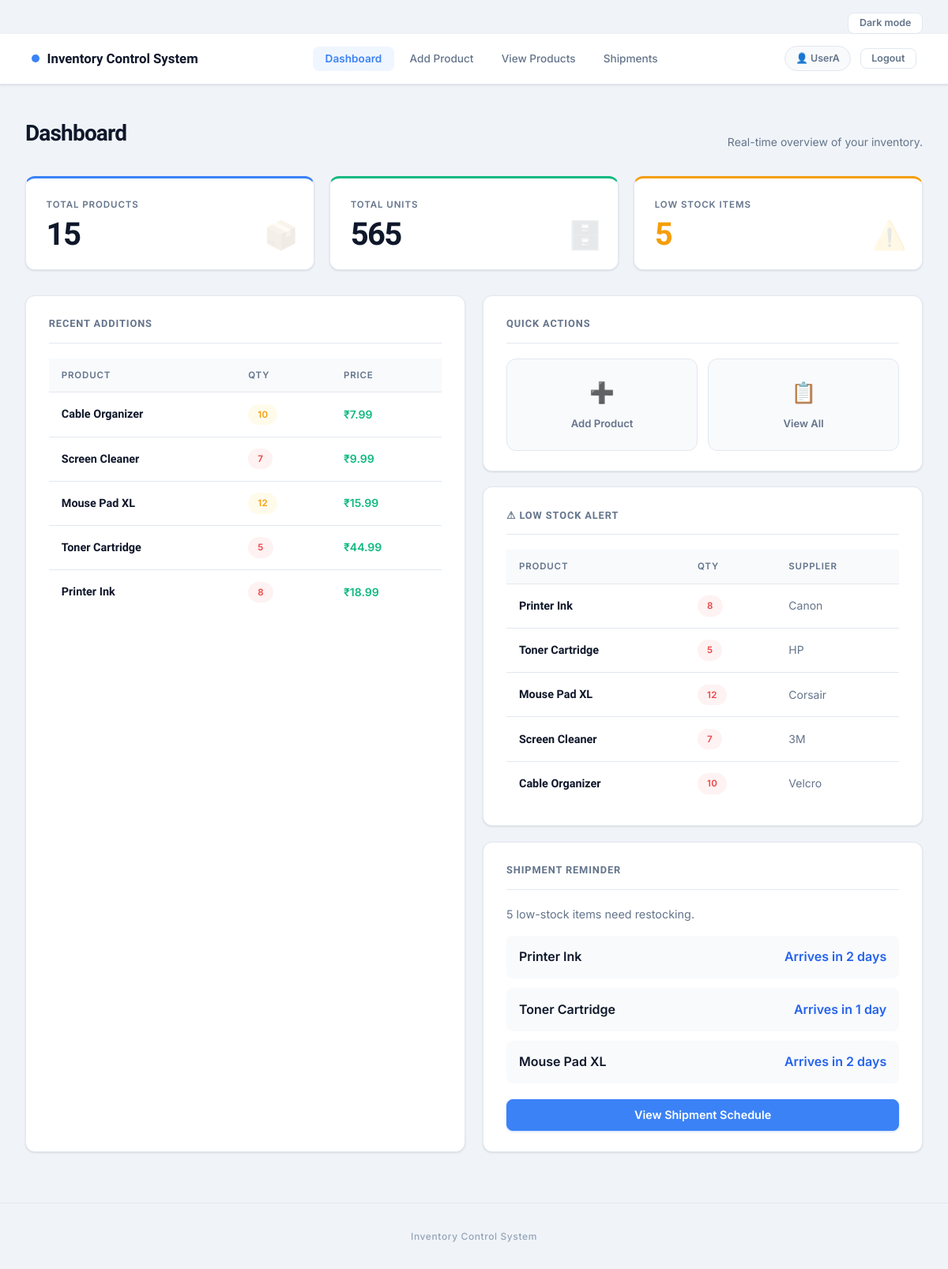
Page / (signed in) on the earlier database version.
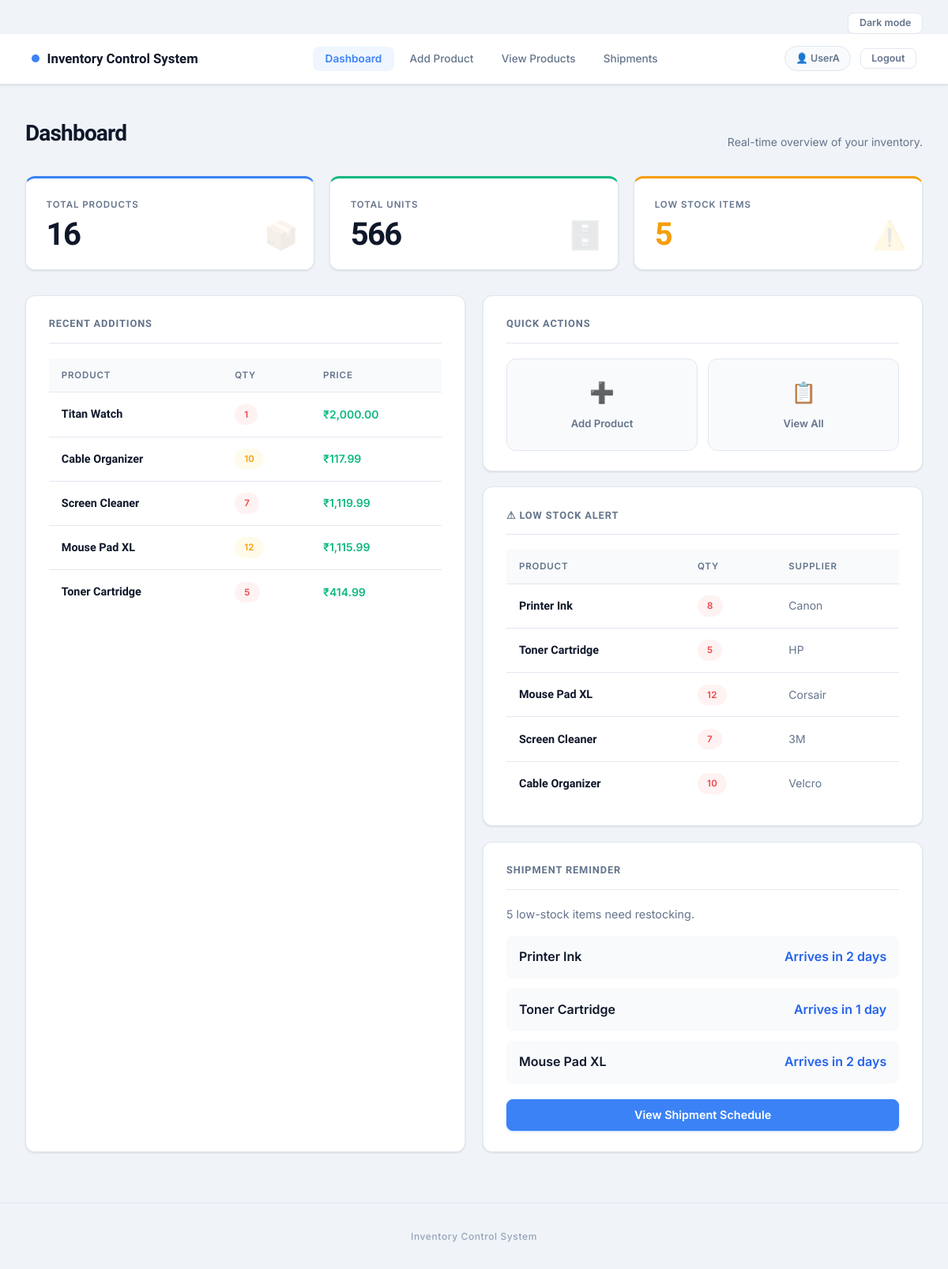
Same page on the later database version.
### tables this page shows
CREATE TABLE products (
            id       INTEGER PRIMARY KEY AUTOINCREMENT,
            name     TEXT    NOT NULL,
            quantity INTEGER NOT NULL,
            price    REAL    NOT NULL,
            supplier TEXT    NOT NULL,
            user_id  INTEGER NOT NULL,
            FOREIGN KEY (user_id) REFERENCES users (id)
        );

### app.py (the view)
@app.route("/")
@login_required
def index():
    user_id = session["user_id"]
    conn    = get_db()
    total_products = conn.execute(
        "SELECT COUNT(*) FROM products WHERE user_id = ?",
        (user_id,)
    ).fetchone()[0]
    total_quantity = conn.execute(
        "SELECT SUM(quantity) FROM products WHERE user_id = ?",
        (user_id,)
    ).fetchone()[0] or 0
    low_stock = conn.execute(
        "SELECT * FROM products WHERE user_id = ? AND quantity <= 15 LIMIT 5",
        (user_id,)
    ).fetchall()
    recent = conn.execute(
        "SELECT * FROM products WHERE user_id = ? ORDER BY id DESC LIMIT 5",
        (user_id,)
    ).fetchall()
    conn.close()
    return render_template(
        "index.html",
        total_products=total_products,
        total_quantity=total_quantity,
        low_stock=low_stock,
        recent=recent,
    )

### app.py (called while the page is built)
def get_db():
    conn = sqlite3.connect(DATABASE)
    conn.row_factory = sqlite3.Row
    return conn

def format_inr(value):
    if value is None:
        return ""
    try:
        value = Decimal(value)
    except (InvalidOperation, ValueError, TypeError):
        try:
            value = Decimal(str(value))
        except (InvalidOperation, ValueError, TypeError):
            return value
    sign = "-" if value < 0 else ""
    value = abs(value)
    value = value.quantize(Decimal("0.01"))
    integer_part, _, fraction = f"{value:.2f}".partition(".")
    if len(integer_part) <= 3:
        grouped = integer_part
    else:
        grouped = integer_part[-3:]
        prefix = integer_part[:-3]
        while len(prefix) > 2:
            grouped = prefix[-2:] + "," + grouped
            prefix = prefix[:-2]
        if prefix:
            grouped = prefix + "," + grouped
    return f"{sign}{grouped}.{fraction}"

def login_required(f):
    @wraps(f)
    def decorated(*args, **kwargs):
        if "user" not in session:
            flash("Please login to access this page.", "error")
            return redirect(url_for("login"))
        return f(*args, **kwargs)
    return decorated

### templates/index.html (shortened to what this page needs)
{% extends "base.html" %}
{% block content %}
<div class="page-header">
  <h1>Dashboard</h1>
  <p>Real-time overview of your inventory.</p>
</div>
<div class="stats-grid">
  <div class="stat-card">
    <div class="stat-label">Total Products</div>
    <div class="stat-value">{{ total_products }}</div>
    <div class="stat-icon">📦</div>
  </div>
  <div class="stat-card">
    <div class="stat-label">Total Units</div>
    <div class="stat-value">{{ total_quantity }}</div>
    <div class="stat-icon">🗄️</div>
  </div>
  <div class="stat-card">
    <div class="stat-label">Low Stock Items</div>
    <div class="stat-value" style="color:var(--warn)">{{ low_stock|length }}</div>
    <div class="stat-icon">⚠️</div>
  </div>
</div>
<div class="home-grid">
  <div class="card">
    <div class="card-title">Recent Additions</div>
    {% if recent %}
    <div class="table-wrap">
      <table>
        <thead>
          <tr><th>Product</th><th>Qty</th><th>Price</th></tr>
        </thead>
        <tbody>
          {% for p in recent %}
          <tr>
            <td class="name-cell">{{ p.name }}</td>
            <td>
              <span class="badge {% if p.quantity >= 20 %}badge-ok{% elif p.quantity >= 10 %}badge-warn{% else %}badge-low{% endif %}">
                {{ p.quantity }}
              </span>
            </td>
            <td class="price-cell">₹{{ p.price|inr }}</td>
          </tr>
          {% endfor %}
        </tbody>
      </table>
    </div>
    {% else %}
    <div class="empty-state">
      <h3>No products yet</h3>
      <p>Add your first product to get started.</p>
    </div>
    {% endif %}
  </div>
  <div style="display:flex;flex-direction:column;gap:1.2rem;">
    <div class="card">
      <div class="card-title">Quick Actions</div>
      <div class="quick-actions">
        <a href="{{ url_for('add_product') }}"   class="action-btn"><span class="icon">➕</span>Add Product</a>
        <a href="{{ url_for('view_products') }}" class="action-btn"><span class="icon">📋</span>View All</a>
      </div>
    </div>
    <div class="card">
      <div class="card-title">⚠ Low Stock Alert</div>
      {% if low_stock %}
      <div class="table-wrap">
        <table>
          <thead><tr><th>Product</th><th>Qty</th><th>Supplier</th></tr></thead>
          <tbody>
            {% for p in low_stock %}
            <tr>
              <td class="name-cell">{{ p.name }}</td>
              <td><span class="badge badge-low">{{ p.quantity }}</span></td>
              <td>{{ p.supplier }}</td>
            </tr>
            {% endfor %}
          </tbody>
        </table>
      </div>
      {% else %}
      <p class="shipment-summary">✔ All items are sufficiently stocked.</p>
      {% endif %}
    </div>
    <div class="card">
      <div class="card-title">Shipment Reminder</div>
      {% if low_stock %}
      <p class="shipment-summary">
        {{ low_stock|length }} low-stock item{% if low_stock|length != 1 %}s{% endif %} need restocking.
      </p>
      <ul class="shipment-list">
        {% for p in low_stock[:3] %}
          {% set eta_days = 1 if p.quantity <= 5 else 2 %}
          <li>
            <span class="shipment-product">{{ p.name }}</span>
            <span class="shipment-note">Arrives in {{ eta_days }} day{% if eta_days != 1 %}s{% endif %}</span>
          </li>
        {% endfor %}
      </ul>
      <a href="{{ url_for('shipments') }}" class="btn btn-primary btn-full">View Shipment Schedule</a>
      {% else %}
      <p class="shipment-summary">No low-stock shipments are needed right now.</p>
      <a href="{{ url_for('view_products') }}" class="btn btn-ghost btn-full">Browse Products</a>
      {% endif %}
    </div>
  </div>
</div>
{% endblock %}

Differences in the rows shown:
no longer on one of the page's lists (row edited): products: name "Printer Ink", quantity "8", price|inr "18.99"
added products: name "Titan Watch", quantity "1", price|inr "2,000.00", shown under "Dashboard"
changed products "Cable Organizer": price|inr "7.99" → "117.99"
changed products "Screen Cleaner": price|inr "9.99" → "1,119.99"
changed products "Mouse Pad XL": price|inr "15.99" → "1,115.99"
changed products "Toner Cartridge": price|inr "44.99" → "414.99"
Other differences:
{{ total_products }}: "15" → "16"
{{ total_quantity }}: "565" → "566"
